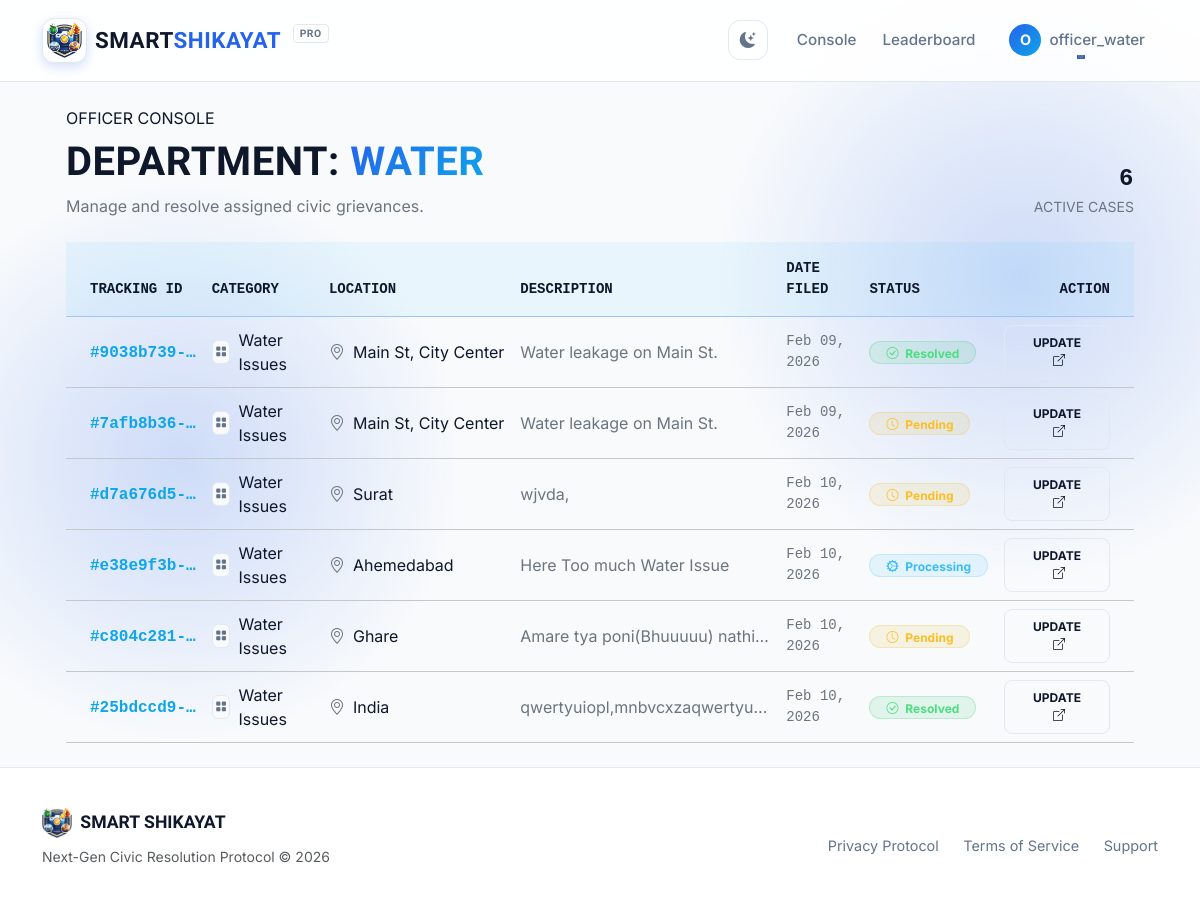
/complaints/leaderboard/ (signed in), run on an earlier commit of the app's database.
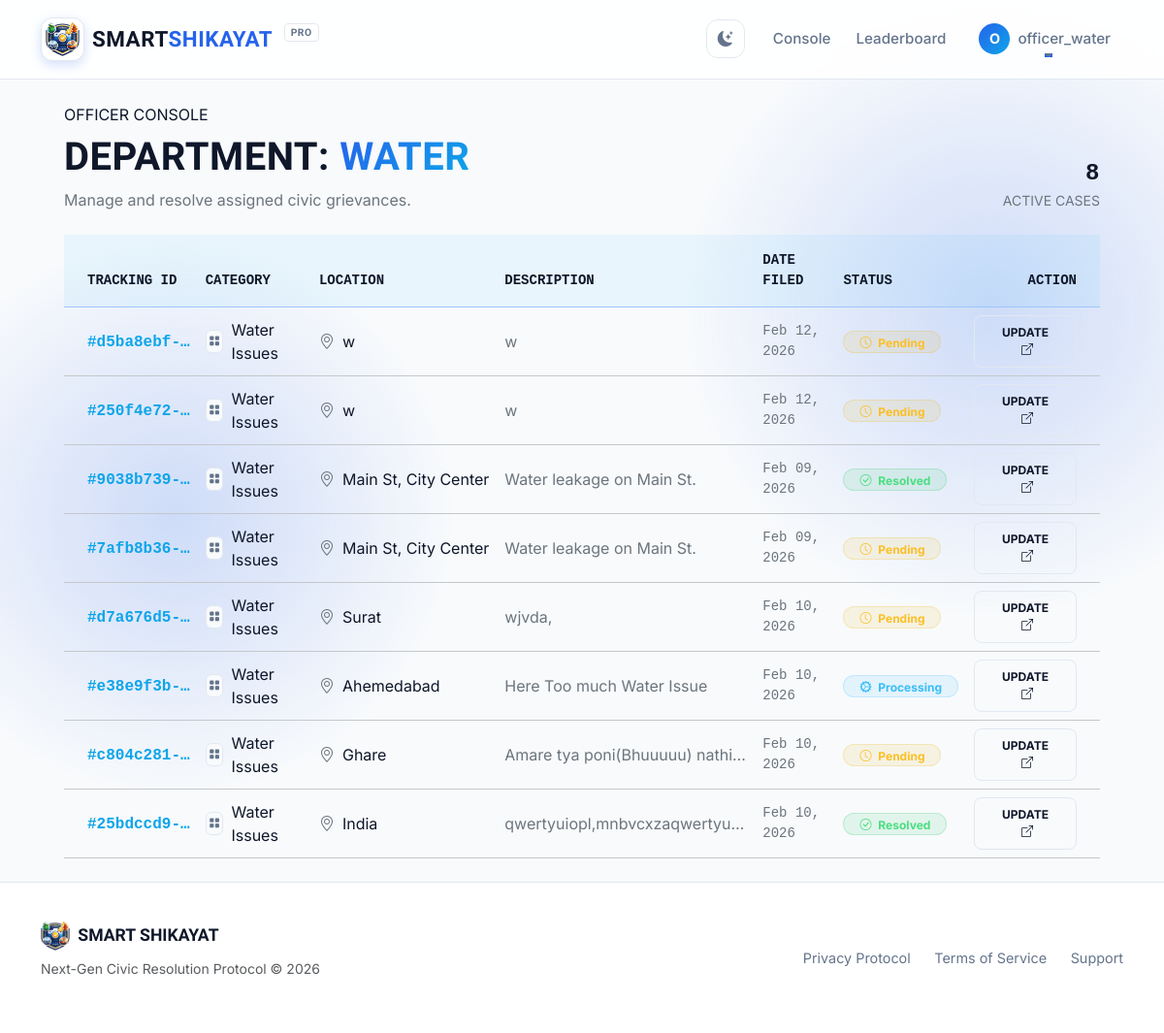
And on a later commit of the database.
### accounts/models.py (models this page shows, shortened)
class User(AbstractUser):
    ROLE_CHOICES = [
        ('citizen', 'Citizen'),
        ('officer', 'Officer'),
    ]
    phone = models.CharField(max_length=15, blank=True)
    role = models.CharField(max_length=20, choices=ROLE_CHOICES, default='citizen')
    DEPARTMENT_CHOICES = [
        ('municipal', 'Municipal'),
        ('water', 'Water Department'),
        ('traffic', 'Traffic Police'),
        ('fire', 'Fire Department'),
    ]
    department = models.CharField(
        max_length=20,
        choices=DEPARTMENT_CHOICES,
        blank=True,
        null=True
    )
    area = models.CharField(max_length=100, blank=True, null=True, help_text="Officer's jurisdiction area (e.g., 'Ahmedabad')")
    vehicle_number = models.CharField(max_length=20, blank=True, null=True, unique=True, help_text="Vehicle License Plate Number")
    wallet_balance = models.DecimalField(max_digits=10, decimal_places=2, default=0.00)

### complaints/models.py (models this page shows, shortened)
class Complaint(models.Model):
    CATEGORY_CHOICES = [
        ('road', 'Road Damage'),
        ('water', 'Water Issues'),
        ('garbage', 'Garbage'),
        ('parking', 'Illegal Parking'),
        ('fire', 'Fire Hazard'),
    ]
    STATUS_CHOICES = [
        ('pending', 'Pending'),
        ('progress', 'In Progress'),
        ('resolved', 'Resolved'),
    ]
    DEPARTMENT_CHOICES = [
        ('municipal', 'Municipal Corporation'),
        ('water', 'Water Department'),
        ('traffic', 'Traffic Police'),
        ('fire', 'Fire Department'),
    ]
    tracking_id = models.UUIDField(default=uuid.uuid4, editable=False, unique=True)
    user = models.ForeignKey(
        settings.AUTH_USER_MODEL,
        on_delete=models.CASCADE,
        related_name='complaints'
    )
    category = models.CharField(max_length=20, choices=CATEGORY_CHOICES)
    description = models.TextField()
    location = models.CharField(max_length=255)
    image = models.ImageField(upload_to='complaints/', null=True, blank=True)
    status = models.CharField(
        max_length=20,
        choices=STATUS_CHOICES,
        default='pending'
    )
    department = models.CharField(
        max_length=20,
        choices=DEPARTMENT_CHOICES,
        blank=True
    )
    created_at = models.DateTimeField(auto_now_add=True)
    vehicle_number = models.CharField(max_length=20, blank=True, null=True)
    fine_amount = models.DecimalField(max_digits=10, decimal_places=2, default=0.00)
    fine_paid = models.BooleanField(default=False)
    reporter_earning = models.DecimalField(max_digits=10, decimal_places=2, default=0.00)
    is_ai_checked = models.BooleanField(default=False)
    ai_language = models.CharField(max_length=50, blank=True, null=True)

### complaints/views.py (the view)
# urls.py: path('leaderboard/', views.department_leaderboard, name='department_leaderboard'),
@login_required
def department_leaderboard(request):
    if request.user.role != 'officer':
        return redirect('complaint_list')
    complaints = Complaint.objects.filter(department=request.user.department)
    complaints = complaints.annotate(
        loc_freq=Window(
            expression=Count('id'),
            partition_by=[F('location')]
        )
    ).order_by('-loc_freq', '-created_at')
    return render(request, 'complaints/leaderboard.html', {'complaints': complaints})

### templates/complaints/leaderboard.html (shortened to what this page needs)
{% extends 'base.html' %}
{% load static %}
{% block content %}
<div class="container-fluid px-4 py-4"> <div class="d-flex justify-content-between align-items-end mb-4 animate-fade-up">
        <div>
            <div class="badge-pill mb-2">
                 OFFICER CONSOLE
            </div>
            <h2 class="display-6 fw-bold">
                Department: <span class="text-gradient">{{ user.department|default:"General"|title }}</span>
            </h2>
            <p class="text-secondary mb-0">Manage and resolve assigned civic grievances.</p>
        </div>
        <div class="d-none d-md-block text-end">
            <h4 class="fw-bold mb-0 font-monospace">{{ complaints.count }}</h4>
            <span class="text-secondary small text-uppercase">Active Cases</span>
        </div>
    </div>
    <div class="glass-card p-0 overflow-hidden animate-fade-up" style="animation-delay: 100ms;">
        <div class="table-responsive">
            <table class="table table-hover align-middle mb-0" style="background: transparent;">
                <thead class="bg-primary-subtle text-primary border-bottom border-primary-subtle">
                    <tr>
                        <th class="py-3 ps-4 text-uppercase small fw-bold font-monospace">Tracking ID</th>
                        <th class="py-3 text-uppercase small fw-bold font-monospace">Category</th>
                        <th class="py-3 text-uppercase small fw-bold font-monospace">Location</th>
                        <th class="py-3 text-uppercase small fw-bold font-monospace">Description</th>
                        <th class="py-3 text-uppercase small fw-bold font-monospace">Date Filed</th>
                        <th class="py-3 text-uppercase small fw-bold font-monospace">Status</th>
                        <th class="py-3 pe-4 text-end text-uppercase small fw-bold font-monospace">Action</th>
                    </tr>
                </thead>
                <tbody>
                    {% for complaint in complaints %}
                    <tr class="transition-hover border-bottom border-secondary-subtle">
                        <td class="ps-4">
                            <span class="fw-bold font-monospace text-accent">#{{ complaint.tracking_id|truncatechars:10 }}</span>
                        </td>
                        <td>
                            <div class="d-flex align-items-center">
                                <span class="icon-box-xs me-2">
                                    <i class="bi bi-grid-fill"></i>
                                </span>
                                {{ complaint.get_category_display }}
                            </div>
                        </td>
                        <td>
                            <div class="d-flex align-items-center text-truncate" style="max-width: 180px;" title="{{ complaint.location }}">
                                <i class="bi bi-geo-alt me-2 text-secondary"></i>
                                <span>{{ complaint.location }}</span>
                            </div>
                        </td>
                        <td>
                            <span class="text-secondary text-truncate d-block" style="max-width: 250px;">
                                {{ complaint.description|truncatewords:8 }}
                            </span>
                        </td>
                        <td class="font-monospace small text-secondary">
                            {{ complaint.created_at|date:"M d, Y" }}
                        </td>
                        <td>
                            {% if complaint.status == 'pending' or complaint.status == 'Pending' %}
                                <span class="badge bg-warning-subtle text-warning border border-warning-subtle rounded-pill px-3">
                                    <i class="bi bi-clock me-1"></i> Pending
                                </span>
                            {% elif complaint.status == 'progress' or complaint.status == 'In Progress' %}
                                <span class="badge bg-info-subtle text-info border border-info-subtle rounded-pill px-3">
                                    <i class="bi bi-gear-wide-connected me-1"></i> Processing
                                </span>
                            {% elif complaint.status == 'resolved' or complaint.status == 'Resolved' %}
                                <span class="badge bg-success-subtle text-success border border-success-subtle rounded-pill px-3">
                                    <i class="bi bi-check-circle me-1"></i> Resolved
                                </span>
                            {% else %}
                                <span class="badge bg-secondary-subtle text-secondary border border-secondary-subtle rounded-pill px-3">
                                    {{ complaint.get_status_display }}
                                </span>
                            {% endif %}
                        </td>
                        <td class="pe-4 text-end">
                            <a href="{% url 'complaint_update_status' complaint.tracking_id %}" class="btn btn-sm btn-outline-glow text-uppercase fw-bold" style="font-size: 0.75rem;">
                                Update <i class="bi bi-box-arrow-up-right ms-1"></i>
                            </a>
                        </td>
                    </tr>
                    {% endfor %}
                </tbody>
            </table>
        </div>
    </div>
</div>
{% endblock %}

### templates/base.html (shortened to what this page needs)
<!DOCTYPE html>
<html lang="en" data-theme="light">
<head>
    <link href="https://cdn.jsdelivr.net/npm/bootstrap@5.3.0/dist/css/bootstrap.min.css" rel="stylesheet">
    <link href="https://cdn.jsdelivr.net/npm/bootstrap-icons@1.10.0/font/bootstrap-icons.css" rel="stylesheet">
    {% load static %}
    <link rel="stylesheet" href="{% static 'css/style.css' %}">
</head>
<body>
    <div class="bg-mesh"></div>
    <nav class="navbar navbar-expand-lg sticky-top">
        <div class="container">
            <a class="navbar-brand d-flex align-items-center" href="{% url 'home' %}">
                <div class="logo-wrapper">
                    <img src="/media/complaints/logo1.png" alt="Smart Shikayat Logo" class="brand-logo-img">
                </div>
                <div class="brand-text ms-2">
                    SMART<span class="brand-highlight">SHIKAYAT</span>
                    <span class="brand-tag">PRO</span>
                </div>
            </a>
            <div class="collapse navbar-collapse" id="navbarNav">
                <ul class="navbar-nav ms-auto align-items-center">
                    <li class="nav-item me-3">
                        <button id="theme-toggle" class="btn-icon" aria-label="Toggle Theme">
                            <i class="bi bi-moon-stars-fill moon-icon"></i>
                        </button>
                    </li>
                    {% if user.is_authenticated %}
                        {% if user.role == 'officer' %}
                            <li class="nav-item"><a class="nav-link" href="{% url 'officer_dashboard' %}">Console</a></li>
                            <li class="nav-item"><a class="nav-link" href="{% url 'department_leaderboard' %}">Leaderboard</a></li>
                        {% endif %}
                        <li class="nav-item dropdown ms-2">
                            <a class="nav-link dropdown-toggle user-profile-link" href="#" id="navbarDropdown" role="button" data-bs-toggle="dropdown">
                                <div class="user-avatar">{{ user.username|first|upper }}</div>
                                <span class="d-none d-lg-inline">{{ user.username }}</span>
                            </a>
                        </li>
                    {% endif %}
                </ul>
            </div>
        </div>
    </nav>
    <div class="main-wrapper container">
        {% block content %}{% endblock %}
    </div>
    <footer class="site-footer">
        <div class="container">
            <div class="row align-items-center">
                <div class="col-md-6 text-md-start text-center">
                    <div class="footer-brand d-flex align-items-center justify-content-md-start justify-content-center">
                        <img src="/media/complaints/logo1.png" alt="Logo" class="footer-logo-img me-2">
                        <span>SMART SHIKAYAT</span>
                    </div>
                    <p class="text-muted small mt-2">Next-Gen Civic Resolution Protocol &copy; 2026</p>
                </div>
                <div class="col-md-6 text-md-end text-center">
                    <div class="footer-links">
                        <a href="#">Privacy Protocol</a>
                        <a href="#">Terms of Service</a>
                        <a href="#">Support</a>
                    </div>
                </div>
            </div>
        </div>
    </footer>
</body>
</html>

### static/css/style.css (style rules this page uses)
:root { --bg-body: #f8fafc; --bg-surface: #ffffff; --bg-surface-glass: rgba(255, 255, 255, 0.7); --bg-nav: rgba(255, 255, 255, 0.85); --text-primary: #0f172a; --text-secondary: #64748b; --text-accent: #2563eb; --primary-color: #2563eb; --accent-color: #0ea5e9; --accent-glow: rgba(37, 99, 235, 0.2); --border-color: #e2e8f0; --card-shadow: 0 10px 40px -10px rgba(0,0,0,0.1); --logo-filter: none; }
body { background-color: var(--bg-body); color: var(--text-primary); font-family: 'Inter', sans-serif; transition: background-color 0.4s ease, color 0.4s ease; overflow-x: hidden; min-height: 100vh; display: flex; flex-direction: column; }
.bg-mesh { position: fixed; top: 0; left: 0; width: 100%; height: 100%; z-index: -1; background-image: radial-gradient(circle at 15% 50%, var(--accent-glow) 0%, transparent 25%), radial-gradient(circle at 85% 30%, var(--accent-glow) 0%, transparent 25%); pointer-events: none; }
h1, h2, h3, h4, h5, .brand-text { font-family: 'Rajdhani', sans-serif; font-weight: 700; text-transform: uppercase; letter-spacing: 0.5px; }
.navbar { background: var(--bg-nav); backdrop-filter: blur(12px); -webkit-backdrop-filter: blur(12px); border-bottom: 1px solid var(--border-color); padding: 0.8rem 0; transition: all 0.4s ease; }
.logo-wrapper { width: 45px; height: 45px; display: flex; align-items: center; justify-content: center; background: var(--bg-surface); border-radius: 12px; border: 1px solid var(--border-color); overflow: hidden; padding: 4px; box-shadow: 0 4px 12px var(--accent-glow); transition: 0.3s; }
.brand-logo-img { max-width: 100%; max-height: 100%; object-fit: contain; filter: var(--logo-filter); transition: 0.3s; }
.brand-text { font-size: 1.4rem; color: var(--text-primary); line-height: 1; }
.brand-highlight { color: var(--primary-color); }
.brand-tag { font-size: 0.65rem; background: var(--bg-surface); border: 1px solid var(--border-color); color: var(--text-secondary); padding: 2px 6px; border-radius: 4px; margin-left: 6px; vertical-align: top; }
.nav-link { color: var(--text-secondary) !important; font-weight: 500; font-size: 0.95rem; margin: 0 5px; position: relative; transition: 0.3s; }
.nav-link::after { content: ''; position: absolute; width: 0; height: 2px; bottom: 5px; left: 50%; background-color: var(--primary-color); transition: all 0.3s ease; transform: translateX(-50%); }
.btn-icon { background: transparent; border: 1px solid var(--border-color); color: var(--text-secondary); width: 40px; height: 40px; border-radius: 12px; display: flex; align-items: center; justify-content: center; cursor: pointer; transition: 0.3s; }
[data-theme="light"] .moon-icon { display: block; }
.btn-outline-glow { background: transparent; border: 1px solid var(--border-color); color: var(--text-primary); padding: 8px 24px; border-radius: 8px; font-weight: 600; transition: 0.3s; }
.user-profile-link { display: flex; align-items: center; gap: 8px; }
.user-avatar { width: 32px; height: 32px; background: linear-gradient(135deg, var(--primary-color), var(--accent-color)); color: #fff; border-radius: 50%; display: flex; align-items: center; justify-content: center; font-weight: 700; font-size: 0.9rem; }
.site-footer { background: var(--bg-surface); border-top: 1px solid var(--border-color); padding: 40px 0; margin-top: auto; }
.footer-logo-img { height: 30px; width: auto; filter: var(--logo-filter); }
.footer-brand span { font-family: 'Rajdhani', sans-serif; font-weight: 700; font-size: 1.1rem; color: var(--text-primary); }
.footer-links a { color: var(--text-secondary); text-decoration: none; margin-left: 20px; font-size: 0.9rem; transition: 0.2s; }

What changed in the data, as far as the page shows it:
added Complaint: tracking_id "d5ba8ebf-…", category "Water Issues", location "w", description "w", created_at "Feb 12, 2026", status "pending" (drawn)
added Complaint: tracking_id "250f4e72-…", category "Water Issues", location "w", description "w", created_at "Feb 12, 2026", status "pending" (drawn)
Also different on the page:
{{ complaints.count }}: "6" → "8"
